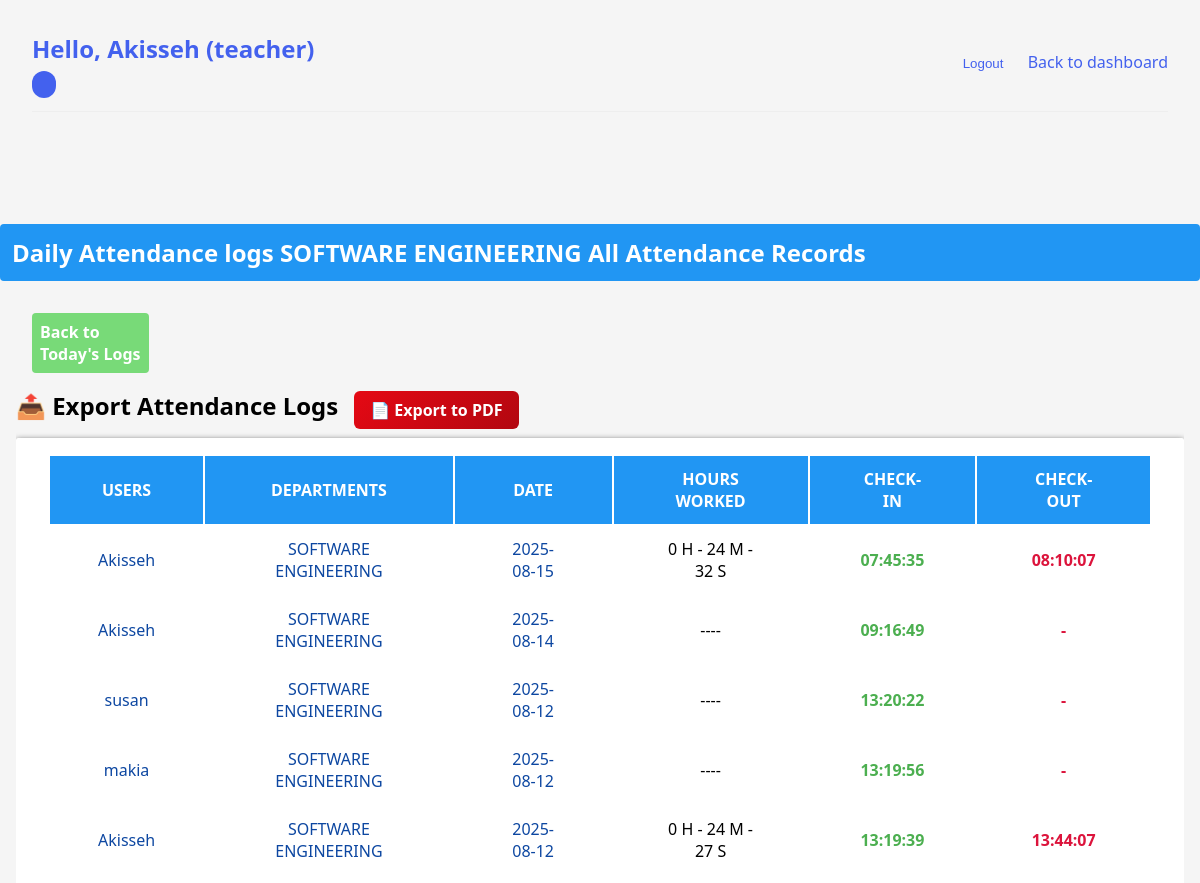
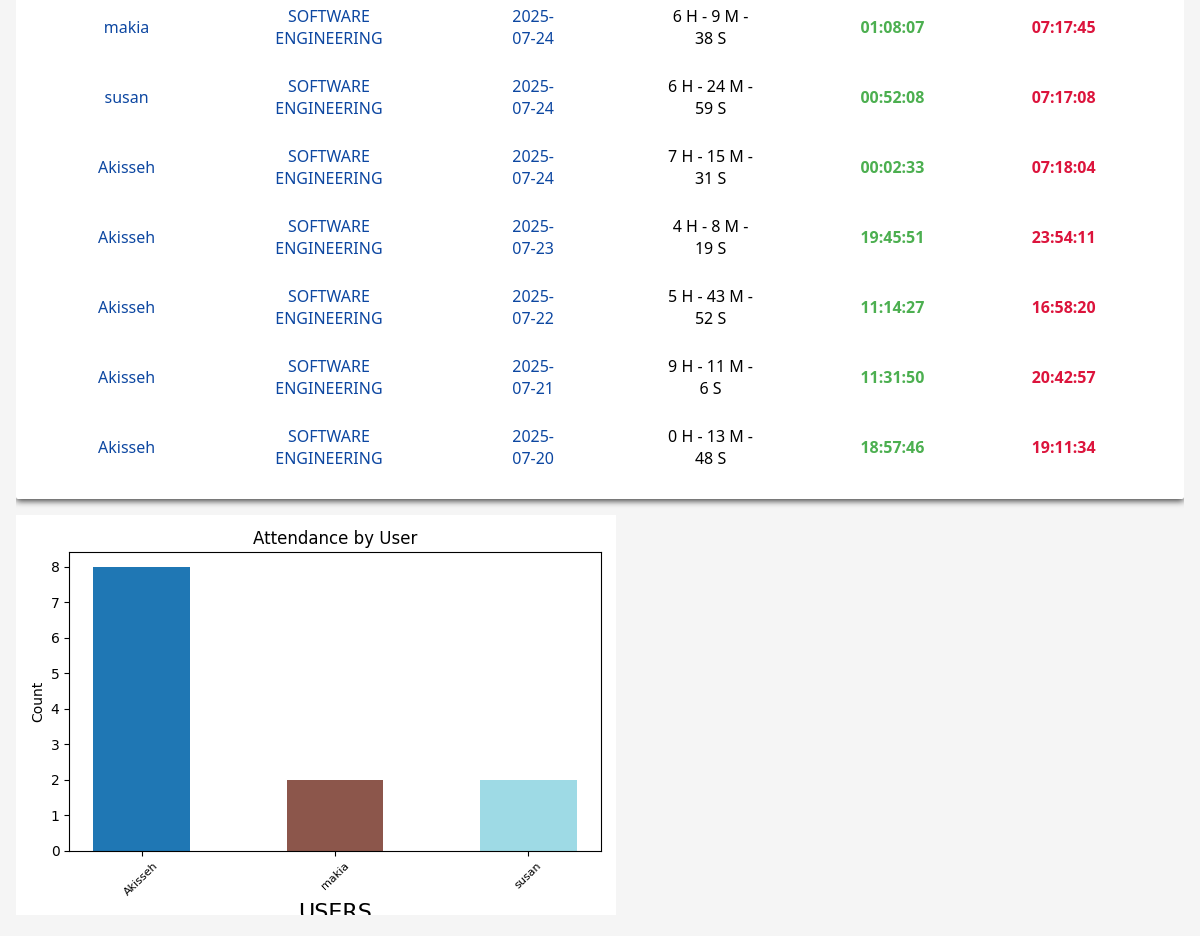
The app's page /dashboard/?view=all (signed in) with its own data (2 pictures, top to bottom).
### users/models.py (models this page shows, shortened)
class CustomUser(AbstractUser):
    user_type = models.CharField(max_length=100, choices=USER_TYPE_CHOICES, null=True,blank=True)
    phone_number = models.CharField(max_length=20, null=True,blank=True)
    department = models.ForeignKey(Department,on_delete=models.SET_NULL,null=True,blank=True)

class Department(models.Model):
    name = models.CharField(max_length=100, unique=True)

### attendance/models.py (models this page shows, shortened)
class AttendanceRecord(models.Model):
    user = models.ForeignKey(settings.AUTH_USER_MODEL, on_delete=models.CASCADE)
    scanned_at = models.DateTimeField(auto_now_add=True)  # Check-in time
    checked_out_at = models.DateTimeField(null=True, blank=True)  # Check-out time
    date =models.DateField(default=timezone.now())
    latitude = models.FloatField(null=True, blank=True)
    longitude = models.FloatField(null=True, blank=True)
    @property
    def hours_worked(self):
        if self.checked_out_at:
            delta = self.checked_out_at - self.scanned_at
            total_seconds = int(delta.total_seconds())
            hours = total_seconds // 3600
            minutes = (total_seconds % 3600 ) // 60
            seconds = total_seconds % 60
            return f"{hours} H - {minutes} M - {seconds} S"
        return "----"

### attendance/views.py (the view)
# urls.py: path('dashboard/', views.dashboard_view, name='dashboard'),
@login_required
def dashboard_view(request):
    show_all = request.GET.get("view") == "all"
    if show_all:
        records = AttendanceRecord.objects.select_related('user').order_by('-date', '-scanned_at')
        today_label = "All Attendance Records"
    else:
        today = timezone.localdate()
        records = AttendanceRecord.objects.filter(date=today).select_related('user')
        today_label = today.strftime("%A, %d %B %Y")
    attendance_data = (
        records
        .values('user__username')
        .annotate(count=Count('date', distinct=True))
        .order_by('-count')
    )
    formatted_data = [{"user":entry['user__username'], "count": entry['count']} for entry in attendance_data]
    chart_base64 = generate_attendance_chart(formatted_data)
    return render(request, "dashboard.html", {
            "records": records,
        "today": today_label,
        "show_all": show_all,
        "chart_base64": chart_base64,
        })

### HINETEC_ATTENDANCE_SYSTEM/utils.py (called while the page is built)
def generate_attendance_chart(data):
    users = [item['user'] for item in data]
    counts = [item['count'] for item in data]
    fig, ax = plt.subplots(figsize=(6, 4))
    colormap = cm.get_cmap('tab20', len(users))
    colors = [colormap(i) for i in range(len(users))]
    ax.bar(users, counts, color=colors ,width=0.5)
    ax.set_title("Attendance by User")
    ax.set_xlabel("USERS" , fontsize=16)
    ax.set_ylabel("Count")
    plt.tight_layout()
    plt.xticks(rotation=44, fontsize=8)
    buffer = BytesIO()
    fig.savefig(buffer, format='png')
    buffer.seek(0)
    image_png = buffer.getvalue()
    buffer.close()
    chart_base64 = base64.b64encode(image_png).decode('utf-8')
    return chart_base64

### templates/dashboard.html (shortened to what this page needs)
{% load static %}
<!DOCTYPE html>
<html lang="en">
<head>
    <link rel="stylesheet" href="{% static 'css/dashboard.css' %}">
    <link rel="stylesheet" href="{% static 'css/daily-logs.css' %}">
</head>
<body>
    <div class="dashboard-container">
        <header class="dashboard-header">
            <div class="greeting">
                <h2>Hello, {{ user.username }} ({{user.user_type}})</h2>
                <span class="user-role-badge">{{ user.get_role_display }}</span>
            </div>
            <nav>
                <form action="{% url 'logout' %}" method="post">
                    <button type="submit" class="logout-btn">Logout</button>
                    <a href="{% url 'daily_logs' %}">Back to dashboard</a>
                </form>
            </nav>
        </header>
    </div>
    <div class="card">
    <h2 class="dashboard-heading"> Daily Attendance logs  {{ request.user.department.name }} {{today}}</h2>
  {% if records %}
  <div class="attendance-table-wrapper">
    <form method"get" class="date-filter">
      {% if show_all%}
      <a href="{% url 'daily_logs' %}" class="btn button">Back to Today's Logs</a>
      {% else %}
      <a href="?view=all" class="btn button">Show All Records</a>
      {% endif %}
    </form>
    <div class="export-buttons">
      <h2>📤 Export Attendance Logs</h2>
      <div style="margin-top: 10px;">
        <a href="{% url 'pdf' %}?view={{ request.GET.view }}" class="btn btn-danger">📄 Export to PDF</a>
      </div>
    </div>
     <table class="attendance-table">
      <thead>
        <tr>
        <th>Users</th>
        <th>Departments
        </th
        ><th>Date</th>
         <th>Hours Worked</th>
        <th>Check-in</th>
        <th>Check-out</th>
      </tr>
      </thead>
      <tbody>
        {% for r in records %}
        <tr>
          <td class="td-text">{{ r.user.username }}</td>
          <td class="td-text">{{r.user.department.name}}
          </td>
          <td class="td-text">{{r.scanned_at|date:"Y-m-d"}}</td>
          <td>
            {{r.hours_worked}}
          </td>
          <td class="{% if r.scanned_at %}status-ok-in {% else %}status-missing-in{%endif%}">{{ r.scanned_at|date:"H:i:s" }}</td>
          <td class="{% if r.checked_out_at %}status-ok {% else %}status-missing{%endif%}">
          {% if r.checked_out_at %}
          {{ r.checked_out_at|date:"H:i:s" }}
          {% else %}
          -
          {% endif %}</td>
        </tr>
      {% endfor %}
    </table>
    <img alt="Attendance Chart" class="chart">
  </div>
  {% else %}
    <p class="no-records ">-No attendance records yet today-.</p>
    <a href="?view=all" class="btn button">Show All Records</a>
        {% comment %} <a href="{% url 'daily_logs'%}" class="reset-link">Reset</a> {% endcomment %}
  {% endif %}
  </div>
</body>
</html>

### frontend/css/dashboard.css (style rules this page uses)
body { font-family: 'Segoe UI', system-ui, sans-serif; margin: 0; background-color: #f8f9fa; }
.dashboard-container { max-width: 1200px; margin: 0 auto; padding: 2rem; }
.dashboard-header { display: flex; justify-content: space-between; align-items: center; margin-bottom: 2rem; padding-bottom: 1rem; border-bottom: 1px solid #eee; }
.greeting h2 { color: #4361ee; margin: 0 0 0.5rem 0; }
.user-role-badge { background: #4361ee; color: white; padding: 0.25rem 0.75rem; border-radius: 20px; font-size: 0.85rem; }
.logout-btn { background: transparent; color: #4361ee; border: none; padding: 0.5rem 1.25rem; border-radius: 4px; cursor: pointer; transition: all 0.3s cubic-bezier(0.25, 0.8,0.25,1); }
a { text-decoration: none; border-radius: 8px; color: #4361ee; transition: all 0.3s cubic-bezier(0.25, 0.8,0.25,1); }

### frontend/css/daily-logs.css (style rules this page uses)
* { box-sizing: border-box; margin: 0; padding: 0; }
body { background-color: #f5f5f5; }
.attendance-table-wrapper { overflow-x: auto; margin: 1rem; }
.attendance-table { background-color: white; width: 100%; padding: 1rem 2rem; min-width: 600px; border-radius: 2px; overflow: hidden; box-shadow: 0 2px 6px rgba(0,0,0,0.75); margin: 1rem 0; }
.attendance-table td , .attendance-table th { padding: 0.75rem 3rem; text-align: center; margin: 1rem ; }
.attendance-table th { background-color:#2196f3; text-align: center; text-transform: uppercase; color: #ffffff; }
.td-text { color: #0d47a1; }
.dashboard-heading { margin: 1rem 0; margin-top: 3rem; font-size: 1.5rem; font-weight: 600; color: #ffffff; border-radius: 4px; text-align: left; background-color: #2196f3; padding: 0.75rem; }
.status-ok { color: crimson; font-weight: bold; }
.status-missing { color: crimson; font-weight: bold; }
.status-ok-in { color: #4caf50; font-weight: bold; }
.date-filter { margin: 1rem 0; }
.button { padding: 0.5rem; border-radius: 4px; border: none; width: 10%; background: #78da78; color: #ffffff; font-weight: 700; margin: 0 1em; display: inline-block; }
.export-buttons { margin-top: 1rem; display: flex; gap: 1rem; }
.export-buttons .btn { padding: 0.5rem 1rem; text-decoration: none; font-weight: bold; border-radius: 6px; color: white; }
.btn-danger { background: linear-gradient(135deg, #e50914, #b20710); }

### records on screen
CustomUser: username "Akisseh", user_type "teacher", user.department.name "SOFTWARE ENGINEERING"
AttendanceRecord: user.username "Akisseh", user.department.name "SOFTWARE ENGINEERING", scanned_at "2025-08-15", hours_worked "0 H - 24 M - 32 S", scanned_at "07:45:35", checked_out_at "08:10:07"
AttendanceRecord: user.username "Akisseh", user.department.name "SOFTWARE ENGINEERING", scanned_at "2025-08-14", hours_worked "----", scanned_at "09:16:49"
AttendanceRecord: user.username "susan", user.department.name "SOFTWARE ENGINEERING", scanned_at "2025-08-12", hours_worked "----", scanned_at "13:20:22"
AttendanceRecord: user.username "makia", user.department.name "SOFTWARE ENGINEERING", scanned_at "2025-08-12", hours_worked "----", scanned_at "13:19:56"
AttendanceRecord: user.username "Akisseh", user.department.name "SOFTWARE ENGINEERING", scanned_at "2025-08-12", hours_worked "0 H - 24 M - 27 S", scanned_at "13:19:39", checked_out_at "13:44:07"
AttendanceRecord: user.username "makia", user.department.name "SOFTWARE ENGINEERING", scanned_at "2025-07-24", hours_worked "6 H - 9 M - 38 S", scanned_at "01:08:07", checked_out_at "07:17:45"
AttendanceRecord: user.username "susan", user.department.name "SOFTWARE ENGINEERING", scanned_at "2025-07-24", hours_worked "6 H - 24 M - 59 S", scanned_at "00:52:08", checked_out_at "07:17:08"
AttendanceRecord: user.username "Akisseh", user.department.name "SOFTWARE ENGINEERING", scanned_at "2025-07-24", hours_worked "7 H - 15 M - 31 S", scanned_at "00:02:33", checked_out_at "07:18:04"
AttendanceRecord: user.username "Akisseh", user.department.name "SOFTWARE ENGINEERING", scanned_at "2025-07-23", hours_worked "4 H - 8 M - 19 S", scanned_at "19:45:51", checked_out_at "23:54:11"
AttendanceRecord: user.username "Akisseh", user.department.name "SOFTWARE ENGINEERING", scanned_at "2025-07-22", hours_worked "5 H - 43 M - 52 S", scanned_at "11:14:27", checked_out_at "16:58:20"
AttendanceRecord: user.username "Akisseh", user.department.name "SOFTWARE ENGINEERING", scanned_at "2025-07-21", hours_worked "9 H - 11 M - 6 S", scanned_at "11:31:50", checked_out_at "20:42:57"
AttendanceRecord: user.username "Akisseh", user.department.name "SOFTWARE ENGINEERING", scanned_at "2025-07-20", hours_worked "0 H - 13 M - 48 S", scanned_at "18:57:46", checked_out_at "19:11:34"

### other values on screen
{{ today }} "All Attendance Records"
